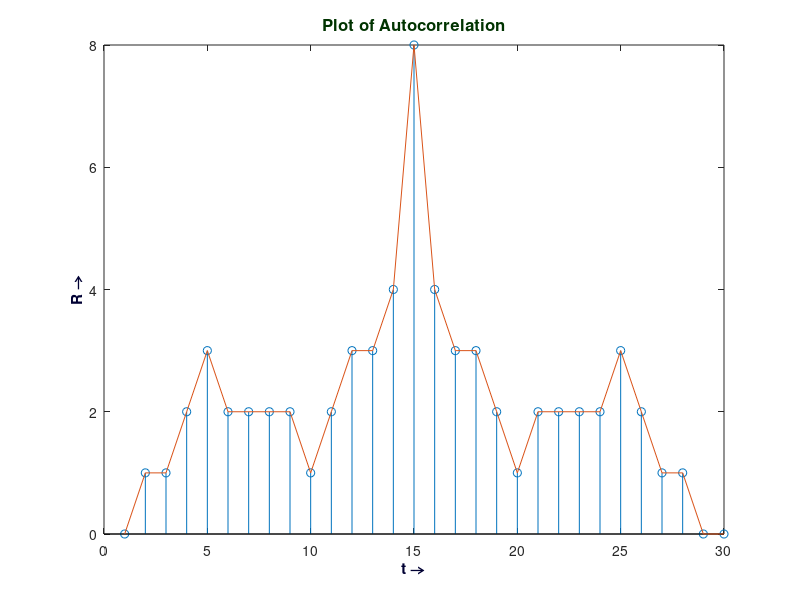

Source code (MATLAB):
clc;
clear;
op = [1 1 1 1 0 0 0 1 0 0 1 1 0 1 0];
disp('The shift outputs are :>>');
disp(op);
op1 = [zeros(1,length(op)-1) op];
op2 = [op zeros(1,length(op)-1)];
for i = 1:2*length(op)
    disp(' ');
    disp(op1);
    disp(op2);
    disp('___________________________________________________________________________________________________________________________________________________________________________________');
    disp(op1.*op2);    
    R(i) = sum(op1.*op2);
    op2 = circshift(op2,[0,1]);
end
display('The R values are :>>');
display(R)
t = 1:length(R);
figure
stem(t,R)
hold on
plot(t,R)
xlabel('t \rightarrow','FontWeight','bold','Color',[0 0 .2]);
ylabel('R \rightarrow','FontWeight','bold','Color',[0 0 .2]);
title('Plot of Autocorrelation','FontWeight','bold','FontSize',12,'Color',[0 .2 0]);